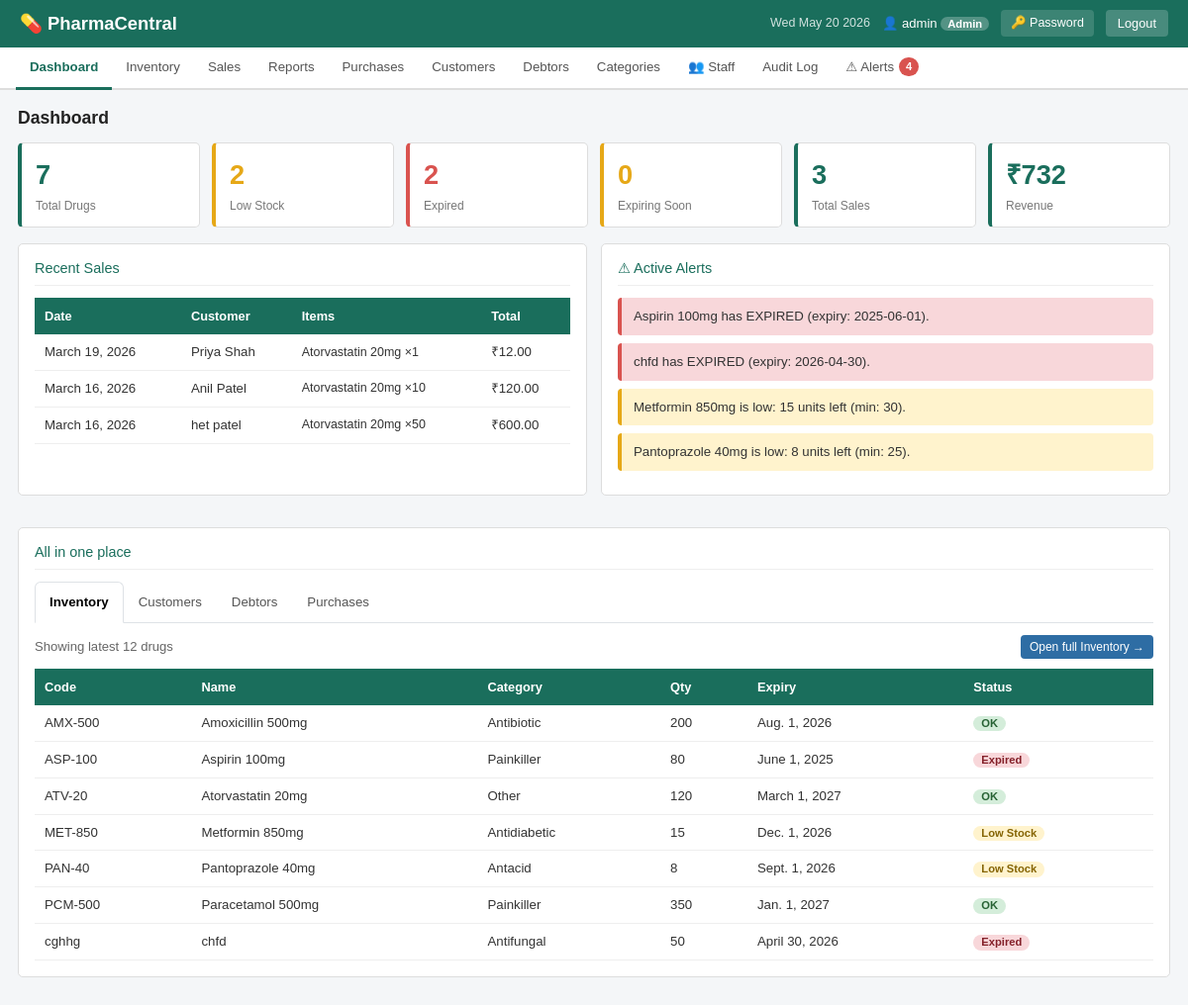
The app's page / (signed in) with its own data.
### inventory/models.py (models this page shows, shortened)
class Sale(models.Model):
    customer_name = models.CharField(max_length=200, default='Walk-in')
    customer = models.ForeignKey(Customer, null=True, blank=True, on_delete=models.SET_NULL, related_name='sales')
    total_amount = models.DecimalField(max_digits=12, decimal_places=2, default=0)
    sale_date = models.DateField(default=date.today)
    created_by = models.ForeignKey(User, null=True, blank=True, on_delete=models.SET_NULL, related_name='sales')
    created_at = models.DateTimeField(auto_now_add=True)
    notes = models.TextField(blank=True)
    class Meta:
        ordering = ['-sale_date', '-created_at']

class SaleItem(models.Model):
    sale = models.ForeignKey(Sale, on_delete=models.CASCADE, related_name='items')
    drug = models.ForeignKey(Drug, on_delete=models.PROTECT, related_name='sale_items')
    quantity = models.PositiveIntegerField()
    unit_price = models.DecimalField(max_digits=10, decimal_places=2)

class Drug(models.Model):
    code = models.CharField(max_length=50, unique=True)
    name = models.CharField(max_length=200)
    description = models.TextField(blank=True)
    category = models.ForeignKey(DrugCategory, null=True, blank=True, on_delete=models.SET_NULL, related_name='drugs')
    quantity = models.PositiveIntegerField(default=0)
    minimum_quantity = models.PositiveIntegerField(default=10)
    unit_price = models.DecimalField(max_digits=10, decimal_places=2)
    expiry_date = models.DateField()
    supplier = models.CharField(max_length=200, blank=True)
    created_at = models.DateTimeField(auto_now_add=True)
    updated_at = models.DateTimeField(auto_now=True)
    class Meta:
        ordering = ['name']
    @property
    def days_until_expiry(self):
        return (self.expiry_date - date.today()).days
    @property
    def status(self):
        days = self.days_until_expiry
        if days < 0:
            return 'expired'
        elif days <= 30:
            return 'expiring'
        elif self.quantity <= self.minimum_quantity:
            return 'low'
        return 'ok'
    @property
    def status_label(self):
        return {'expired': 'Expired', 'expiring': 'Expiring Soon', 'low': 'Low Stock', 'ok': 'OK'}.get(self.status, 'OK')
    @property
    def category_name(self):
        return self.category.name if self.category else 'Uncategorised'

class DrugCategory(models.Model):
    name = models.CharField(max_length=100, unique=True)
    created_at = models.DateTimeField(auto_now_add=True)
    class Meta:
        ordering = ['name']
        verbose_name_plural = 'Drug Categories'

### inventory/views.py (the view)
# urls.py: path('', views.dashboard, name='dashboard'),
@login_required
def dashboard(request):
    today  = date.today()
    thirty = today + timedelta(days=30)
    ctx = base_ctx(request)
    ctx.update({
        'total_drugs':   Drug.objects.count(),
        'low_stock':     Drug.objects.filter(quantity__lte=F('minimum_quantity')).count(),
        'expired':       Drug.objects.filter(expiry_date__lt=today).count(),
        'expiring_soon': Drug.objects.filter(expiry_date__gte=today, expiry_date__lte=thirty).count(),
        'total_sales':   Sale.objects.count(),
        'total_revenue': Sale.objects.aggregate(t=Sum('total_amount'))['t'] or 0,
        'recent_sales':  Sale.objects.prefetch_related('items__drug')[:8],
        'alerts':        build_alerts(),
        'inventory_preview': Drug.objects.select_related('category').all()[:12],
        'customers_preview': Customer.objects.all()[:12],
        'debtors_preview': Debtor.objects.filter(is_paid=False).all()[:12],
        'purchases_preview': Purchase.objects.select_related('drug').all()[:10],
    })
    return render(request, 'inventory/dashboard.html', ctx)

### inventory/views.py (called while the page is built)
def is_admin(user):
    return user.is_authenticated and (user.is_superuser or user.is_staff)

def base_ctx(request):
    return {'alert_count': len(build_alerts()), 'is_admin': is_admin(request.user)}

### inventory/templates/inventory/dashboard.html (shortened to what this page needs)
{% extends 'inventory/base.html' %}
{% block content %}
<h2 class="page-title">Dashboard</h2>
<div class="summary-row">
  <div class="summary-card">
    <div class="num">{{ total_drugs }}</div>
    <div class="lbl">Total Drugs</div>
  </div>
  <div class="summary-card warn">
    <div class="num">{{ low_stock }}</div>
    <div class="lbl">Low Stock</div>
  </div>
  <div class="summary-card danger">
    <div class="num">{{ expired }}</div>
    <div class="lbl">Expired</div>
  </div>
  <div class="summary-card warn">
    <div class="num">{{ expiring_soon }}</div>
    <div class="lbl">Expiring Soon</div>
  </div>
  <div class="summary-card">
    <div class="num">{{ total_sales }}</div>
    <div class="lbl">Total Sales</div>
  </div>
  <div class="summary-card">
    <div class="num">₹{{ total_revenue|floatformat:0 }}</div>
    <div class="lbl">Revenue</div>
  </div>
</div>
<div class="two-col">
  <div class="form-box">
    <h3>Recent Sales</h3>
    {% if recent_sales %}
    <div class="table-wrap">
      <table>
        <thead>
          <tr><th>Date</th><th>Customer</th><th>Items</th><th>Total</th></tr>
        </thead>
        <tbody>
          {% for sale in recent_sales %}
          <tr>
            <td>{{ sale.sale_date }}</td>
            <td>{{ sale.customer_name }}</td>
            <td style="font-size:0.78rem">
              {% for item in sale.items.all %}{{ item.drug.name }} ×{{ item.quantity }}{% if not forloop.last %}, {% endif %}{% endfor %}
            </td>
            <td>₹{{ sale.total_amount }}</td>
          </tr>
          {% endfor %}
        </tbody>
      </table>
    </div>
    {% else %}
    <p class="no-data">No sales yet.</p>
    {% endif %}
  </div>
  <div class="form-box">
    <h3>⚠ Active Alerts</h3>
    {% if alerts %}
      {% for alert in alerts|slice:":8" %}
      <div class="alert-box {{ alert.type }}">{{ alert.msg }}</div>
      {% endfor %}
    {% else %}
    <div class="alert-box info">✅ No alerts right now.</div>
    {% endif %}
  </div>
</div>
<div class="form-box" style="margin-top:16px">
  <h3>All in one place</h3>
  <ul class="nav nav-tabs" role="tablist" style="margin-bottom:12px">
    <li class="nav-item" role="presentation">
      <button class="nav-link active" data-bs-toggle="tab" data-bs-target="#tab-inventory" type="button" role="tab">Inventory</button>
    </li>
    <li class="nav-item" role="presentation">
      <button class="nav-link" data-bs-toggle="tab" data-bs-target="#tab-customers" type="button" role="tab">Customers</button>
    </li>
    <li class="nav-item" role="presentation">
      <button class="nav-link" data-bs-toggle="tab" data-bs-target="#tab-debtors" type="button" role="tab">Debtors</button>
    </li>
    <li class="nav-item" role="presentation">
      <button class="nav-link" data-bs-toggle="tab" data-bs-target="#tab-purchases" type="button" role="tab">Purchases</button>
    </li>
  </ul>
  <div class="tab-content">
    <div class="tab-pane fade show active" id="tab-inventory" role="tabpanel">
      <div style="display:flex;justify-content:space-between;align-items:center;gap:10px;margin-bottom:10px;flex-wrap:wrap">
        <div style="font-size:0.82rem;color:#666">Showing latest 12 drugs</div>
        <a class="btn btn-blue btn-sm" href="{% url 'inventory_list' %}">Open full Inventory →</a>
      </div>
      <div class="table-wrap">
        <table>
          <thead>
            <tr><th>Code</th><th>Name</th><th>Category</th><th>Qty</th><th>Expiry</th><th>Status</th></tr>
          </thead>
          <tbody>
            {% for d in inventory_preview %}
            <tr>
              <td>{{ d.code }}</td>
              <td>{{ d.name }}</td>
              <td>{{ d.category_name }}</td>
              <td>{{ d.quantity }}</td>
              <td>{{ d.expiry_date }}</td>
              <td>
                <span class="badge badge-{% if d.status == 'expired' %}expired{% elif d.status == 'expiring' %}expiring{% elif d.status == 'low' %}low{% else %}ok{% endif %}">
                  {{ d.status_label }}
                </span>
              </td>
            </tr>
            {% empty %}
            <tr><td colspan="6" class="no-data">No drugs found.</td></tr>
            {% endfor %}
          </tbody>
        </table>
      </div>
    </div>
  </div>
</div>
{% endblock %}

### inventory/templates/inventory/base.html (shortened to what this page needs)
<!DOCTYPE html>
<html lang="en">
<head>
{% load static %}
<link href="https://cdn.jsdelivr.net/npm/bootstrap@5.3.3/dist/css/bootstrap.min.css" rel="stylesheet">
<link rel="stylesheet" href="{% static 'css/style.css' %}?v=20260319">
</head>
<body>
<header>
  <div class="header-left">
    <span class="logo">💊 PharmaCentral</span>
  </div>
  <div class="header-right">
    <span class="date-display" id="headerDate"></span>
    {% if user.is_authenticated %}
      <span class="user-info">
        👤 {{ user.username }}
        {% if user.is_staff or user.is_superuser %}
          <span class="role-badge">Admin</span>
        {% else %}
          <span class="role-badge salesperson">Staff</span>
        {% endif %}
      </span>
      <a href="{% url 'change_password' %}" class="btn-header">🔑 Password</a>
      <a href="{% url 'logout' %}" class="btn-logout">Logout</a>
    {% endif %}
  </div>
</header>
{% if user.is_authenticated %}
<nav class="main-nav">
  <a href="{% url 'dashboard' %}"      class="nav-link {% if request.resolver_match.url_name == 'dashboard' %}active{% endif %}">Dashboard</a>
  <a href="{% url 'inventory_list' %}" class="nav-link {% if 'inventory' in request.resolver_match.url_name or request.resolver_match.url_name == 'drug_add' %}active{% endif %}">Inventory</a>
  <a href="{% url 'sales_list' %}"     class="nav-link {% if request.resolver_match.url_name == 'sales_list' %}active{% endif %}">Sales</a>
  <a href="{% url 'sales_report' %}"   class="nav-link {% if 'sales_report' in request.resolver_match.url_name %}active{% endif %}">Reports</a>
  <a href="{% url 'purchase_list' %}"  class="nav-link {% if 'purchase' in request.resolver_match.url_name %}active{% endif %}">Purchases</a>
  <a href="{% url 'customer_list' %}"  class="nav-link {% if 'customer' in request.resolver_match.url_name %}active{% endif %}">Customers</a>
  <a href="{% url 'debtor_list' %}"    class="nav-link {% if 'debtor' in request.resolver_match.url_name %}active{% endif %}">Debtors</a>
  {% if is_admin %}
  <a href="{% url 'category_list' %}"  class="nav-link {% if 'category' in request.resolver_match.url_name %}active{% endif %}">Categories</a>
  <a href="{% url 'staff_list' %}"     class="nav-link {% if 'staff' in request.resolver_match.url_name %}active{% endif %}">👥 Staff</a>
  <a href="{% url 'audit_log' %}"      class="nav-link {% if request.resolver_match.url_name == 'audit_log' %}active{% endif %}">Audit Log</a>
  {% endif %}
  <a href="{% url 'alerts' %}" class="nav-link {% if request.resolver_match.url_name == 'alerts' %}active{% endif %}">
    ⚠ Alerts{% if alert_count %} <span class="alert-badge">{{ alert_count }}</span>{% endif %}
  </a>
</nav>
{% endif %}
<div class="main-content">
  {% block content %}{% endblock %}
</div>
</body>
</html>

### static/css/style.css (style rules this page uses)
* { box-sizing: border-box; margin: 0; padding: 0; }
body { font-family: Arial, sans-serif; background: #f4f6f8; color: #333; font-size: 14px; }
header { background: #1a6e5c; color: white; padding: 10px 20px; display: flex; align-items: center; justify-content: space-between; flex-wrap: wrap; gap: 8px; }
.logo { font-size: 1.15rem; font-weight: bold; }
.header-right { display: flex; align-items: center; gap: 12px; flex-wrap: wrap; }
.date-display { font-size: 0.78rem; opacity: 0.8; }
.user-info { font-size: 0.82rem; }
.role-badge { background: rgba(255,255,255,0.25); padding: 1px 7px; border-radius: 10px; font-size: 0.7rem; font-weight: bold; }
.btn-header { background: rgba(255,255,255,0.15); color: white; padding: 4px 10px; border-radius: 4px; text-decoration: none; font-size: 0.78rem; }
.btn-logout { background: rgba(255,255,255,0.2); color: white; padding: 4px 12px; border-radius: 4px; text-decoration: none; font-size: 0.8rem; }
.main-nav { background: #fff; border-bottom: 2px solid #ddd; display: flex; flex-wrap: wrap; padding: 0 16px; }
.nav-link { padding: 10px 14px; text-decoration: none; font-size: 0.83rem; color: #555; border-bottom: 3px solid transparent; margin-bottom: -2px; display: inline-flex; align-items: center; gap: 5px; }
.nav-link.active { color: #1a6e5c; border-bottom-color: #1a6e5c; font-weight: bold; }
.alert-badge { background: #d9534f; color: white; border-radius: 10px; padding: 1px 7px; font-size: 0.7rem; font-weight: bold; }
.main-content { padding: 18px; max-width: 1200px; margin: 0 auto; }
.page-title { font-size: 1.1rem; font-weight: bold; color: #222; margin-bottom: 14px; }
.summary-row { display: grid; grid-template-columns: repeat(auto-fit, minmax(150px, 1fr)); gap: 12px; margin-bottom: 16px; }
.summary-card { background: #fff; border: 1px solid #ddd; border-radius: 5px; padding: 12px 14px; border-left: 4px solid #1a6e5c; }
.summary-card.warn { border-left-color: #e6a817; }
.summary-card.danger { border-left-color: #d9534f; }
.summary-card .num { font-size: 1.7rem; font-weight: bold; color: #1a6e5c; }
.summary-card.warn .num { color: #e6a817; }
.summary-card.danger .num { color: #d9534f; }
.summary-card .lbl { font-size: 0.75rem; color: #777; margin-top: 2px; }
.form-box { background: #fff; border: 1px solid #ddd; border-radius: 5px; padding: 16px; margin-bottom: 16px; }
.form-box h3 { font-size: 0.9rem; margin-bottom: 12px; color: #1a6e5c; border-bottom: 1px solid #eee; padding-bottom: 7px; }
.btn { padding: 7px 15px; border: none; border-radius: 4px; cursor: pointer; font-size: 0.82rem; font-family: Arial, sans-serif; text-decoration: none; display: inline-block; }
.btn-blue { background: #2e6da4; color: #fff; }
.btn-sm { padding: 3px 9px; font-size: 0.75rem; }
.table-wrap { overflow-x: auto; }
table { width: 100%; border-collapse: collapse; }
thead { background: #1a6e5c; color: white; }
thead th { padding: 9px 10px; text-align: left; font-size: 0.8rem; white-space: nowrap; }
tbody tr { border-bottom: 1px solid #eee; }
tbody td { padding: 8px 10px; font-size: 0.83rem; }
.badge { display: inline-block; padding: 2px 8px; border-radius: 10px; font-size: 0.7rem; font-weight: bold; }
.badge-ok { background: #d4edda; color: #276234; }
.badge-low { background: #fff3cd; color: #856404; }
.badge-expired { background: #f8d7da; color: #842029; }
.alert-box { border-radius: 4px; padding: 9px 12px; margin-bottom: 8px; font-size: 0.83rem; border-left: 4px solid; }
.alert-box.danger { background: #f8d7da; border-color: #d9534f; }
.alert-box.warn { background: #fff3cd; border-color: #e6a817; }
.two-col { display: grid; grid-template-columns: 1fr 1fr; gap: 14px; }

### records on screen
Sale: sale_date "March 19, 2026", customer_name "Priya Shah", total_amount "12.00"
SaleItem: drug.name "Atorvastatin 20mg", quantity "1"
Sale: sale_date "March 16, 2026", customer_name "Anil Patel", total_amount "120.00"
SaleItem: drug.name "Atorvastatin 20mg", quantity "10"
Sale: sale_date "March 16, 2026", customer_name "het patel", total_amount "600.00"
SaleItem: drug.name "Atorvastatin 20mg", quantity "50"
Drug: code "AMX-500", name "Amoxicillin 500mg", category_name "Antibiotic", quantity "200", expiry_date "Aug. 1, 2026", status_label "OK"
Drug: code "ASP-100", name "Aspirin 100mg", category_name "Painkiller", quantity "80", expiry_date "June 1, 2025", status_label "Expired"
Drug: code "ATV-20", name "Atorvastatin 20mg", category_name "Other", quantity "120", expiry_date "March 1, 2027", status_label "OK"
Drug: code "MET-850", name "Metformin 850mg", category_name "Antidiabetic", quantity "15", expiry_date "Dec. 1, 2026", status_label "Low Stock"
Drug: code "PAN-40", name "Pantoprazole 40mg", category_name "Antacid", quantity "8", expiry_date "Sept. 1, 2026", status_label "Low Stock"
Drug: code "PCM-500", name "Paracetamol 500mg", category_name "Painkiller", quantity "350", expiry_date "Jan. 1, 2027", status_label "OK"
Drug: code "cghhg", name "chfd", category_name "Antifungal", quantity "50", expiry_date "April 30, 2026", status_label "Expired"

### other values on screen
{{ user.username }} "admin"
{{ alert_count }} "4"
{{ total_drugs }} "7"
{{ low_stock }} "2"
{{ expired }} "2"
{{ expiring_soon }} "0"
{{ total_sales }} "3"
{{ total_revenue|floatformat:0 }} "732"
{{ alert.msg }} "Aspirin 100mg has EXPIRED (expiry: 2025-06-01)." "chfd has EXPIRED (expiry: 2026-04-30)." "Metformin 850mg is low: 15 units left (min: 30)." "Pantoprazole 40mg is low: 8 units left (min: 25)."
